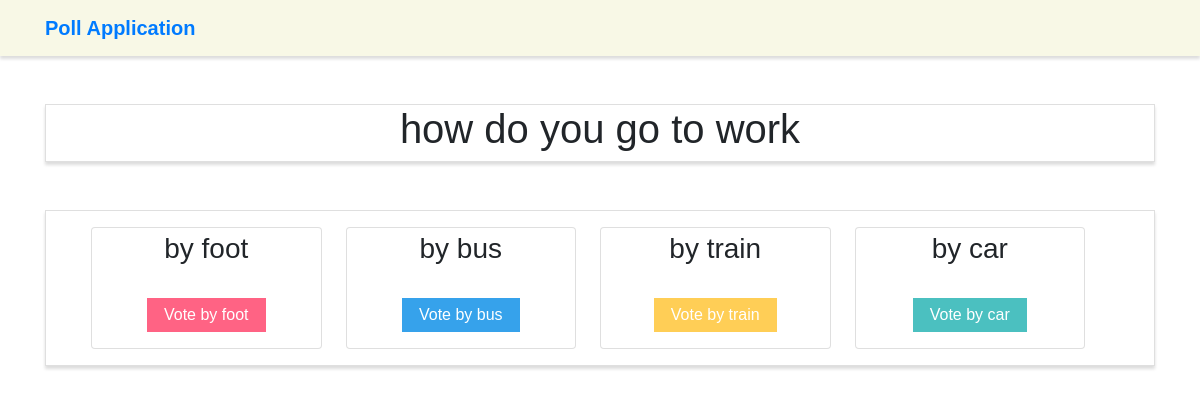
/vote/31/, run on the app's committed database.
### poll_project/poll/models.py (models this page shows)
class Poll(models.Model):
    question = models.TextField(unique=True)
    date_created = models.DateTimeField(auto_now_add=True)
    date_updated = models.DateTimeField(auto_now=True)

class PollOption(models.Model):
    name = models.CharField(max_length=30)
    poll = models.ForeignKey(Poll, on_delete=models.CASCADE, related_name='options')
    date_created = models.DateTimeField(auto_now_add=True)
    date_updated = models.DateTimeField(auto_now=True)

### poll_project/poll/views.py (the view)
# urls.py: path('vote/<poll_id>/', poll_views.vote,name='vote'),
def vote(request, poll_id):
    poll = Poll.objects.get(pk=poll_id)
    if request.method == 'POST':
        selected_option = request.POST['poll']
        poll_option = PollOption.objects.get(pk=selected_option)
        Vote.objects.create(poll=poll, poll_option=poll_option)
        return redirect('results', poll.id)
    context = {
        'poll': poll
    }
    return render(request, 'poll/vote.html', context)

### poll_project/poll/templates/poll/vote.html (shortened to what this page needs)
{% extends "poll/base.html" %}
{% block main %}
<div class="row">
    <div class="col-lg-12">
        <div class="panel panel-default card">
            <div class="panel-body">
                <div class="row">
                    <div class="col-lg-12">
                        <h1 class="head-title">{{ poll.question }}</h1>
                    </div>
                </div>
            </div>
        </div>
    </div>
    <div class="col-lg-12">
        <div class="panel panel-default mt-5 card pb-3">
            <div class="panel-body">
                <div class="row">
                    <div class="col-lg-12">
                        <form method="POST" class="col-lg-12" style="text-align: center">
                            <div class="form-group col-lg-12">
                                <div id="vote" class="col-lg-12 justify-content-around d-flex">
                                    {% for poll_option in poll.options.all %}
                                        <div class="card pb-3 px-5 pt-1 w-100 mr-4">
                                            <h3>{{poll_option.name}}</h3>
                                            <div class="text-center d-flex justify-content-center">
                                                    <button class="btn d-flex p-1 mt-4 px-3 vote-option-{{forloop.counter}}" name="poll" type="submit" value="{{poll_option.id}}">Vote {{poll_option.name }}</button>
                                                </div>
                                            </div>
                                    {% endfor %}
                                </div>
                            </div>
                            <br>
                        </form>
                    </div>
                </div>
            </div>
        </div>
    </div>
</div>
{% endblock %}

### poll_project/static/css/style.css (style rules this page uses)
.navbar-default, .btn, .form-control, .panel { border-radius: 0; }
.panel { box-shadow: 0px 3px 3px 0px #ddd; }
.head-title { text-align:center }
body { font-family:sans-serif; }
#vote { margin:4px; margin: auto; width: 100%; float:left; }
#vote .vote-option-1 { background-color: rgba(255, 99, 132); color:#fff; }
#vote .vote-option-2 { background-color: rgba(54, 162, 235); color:#fff; }
#vote .vote-option-3 { background-color: rgba(255, 206, 86); color:#fff; }
#vote .vote-option-4 { background-color: rgba(75, 192, 192);; color:#fff; }

### data on the page
Poll: question "how do you go to work"
PollOption: name "by foot", {{ poll_option.id }} 46 (drawn)
PollOption: name "by bus", {{ poll_option.id }} 47 (drawn)
PollOption: name "by train", {{ poll_option.id }} 48 (drawn)
PollOption: name "by car"
